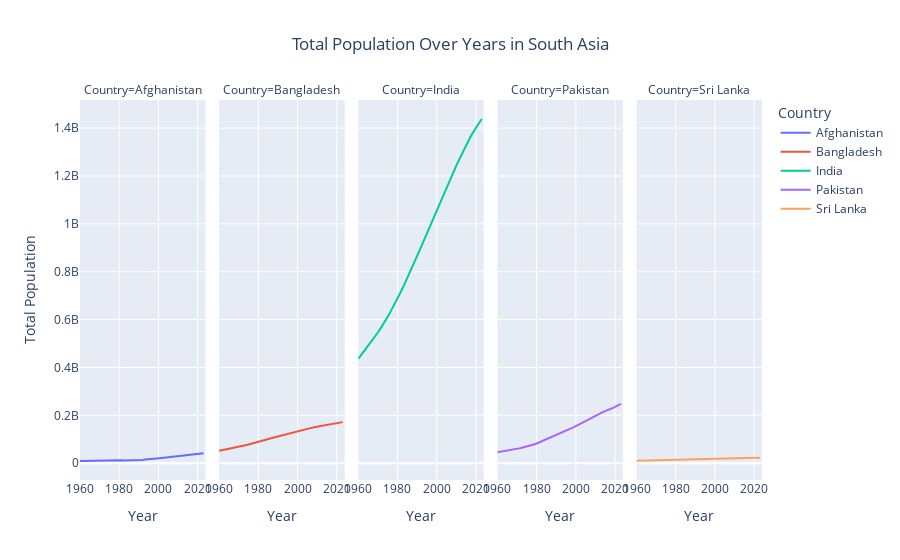

This figure's notebook cell:
### Code cell
# Line plot using years as x-axis and total population as y-axis

fig = px.line(df, x='Year', y='total_population', color='Country',
                    facet_col='Country',
                 title='Total Population Over Years in South Asia',
                 labels={'total_population': 'Total Population', 'Year': 'Year'})
fig.update_layout(title_x=0.5, xaxis_title='Year', yaxis_title='Total Population')
fig.show()
